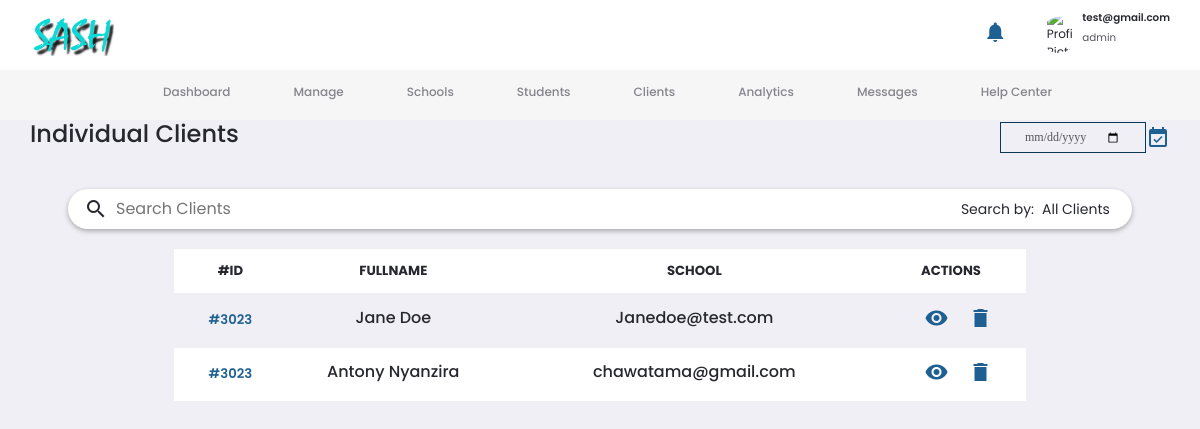
The page /clients (signed in) on the database its author committed.
### mainapp/models.py (models this page shows, shortened)
class User(db.Model, UserMixin):
    __tablename__ = 'users'
    id = db.Column(db.Integer, primary_key=True)
    firstname = db.Column(db.String(60), nullable=False)
    lastname = db.Column(db.String(60), nullable=False)
    date_of_birth = db.Column(db.DateTime, nullable=False, default=datetime.utcnow)
    gender = db.Column(db.String(60), nullable=False)
    phonenumber = db.Column(db.String(60), nullable=False)
    email = db.Column(db.String(120), nullable=False, unique=True)
    password = db.Column(db.String(120), nullable=False)
    address = db.Column(db.Text, nullable=False)
    role = db.Column(db.String(60), nullable=False)
    contract = db.Column(db.Integer, nullable=False, default=3)
    academic_transcripts = db.Column(db.String(20), nullable=False,  default="user.png")
    personal_doc = db.Column(db.String(20), nullable=False, default="user.png")
    profile_image = db.Column(db.String(20), nullable=False, default="user.png")
    clients = db.relationship('Client', backref='user_therapist', lazy=True)
    schools = db.relationship('School', backref='school_therapist', lazy=True)
    schoolssessions = db.relationship('SchoolSession', backref='session_therapist', lazy=True)
    clientsessions = db.relationship('ClientSession', backref='session_therapist', lazy=True)
    notification = db.relationship('Notifications', backref='user', lazy=True)

class Client(db.Model):
    __tablename__ = 'clients'
    id = db.Column(db.Integer, primary_key=True)
    firstname = db.Column(db.String(60), nullable=False)
    lastname = db.Column(db.String(60), nullable=False)
    date_of_birth = db.Column(db.DateTime, nullable=False,default=datetime.utcnow)
    gender = db.Column(db.String(60), nullable=False)
    phonenumber = db.Column(db.String(60), nullable=False)
    email = db.Column(db.String(120), nullable=False, unique=True)
    address = db.Column(db.Text, nullable=False)
    diagnosis = db.Column(db.Text, nullable=False)
    therapist_id = db.Column(db.Integer, db.ForeignKey('users.id'))
    reports = db.relationship('ClientReport', backref='report_client', lazy=True)
    sessions = db.relationship('ClientSession', backref='session_client', lazy=True)
    timetables = db.relationship('TimeTable', backref='timetable_client', lazy=True)

### mainapp/routes.py (the view)
@app.route('/clients')
@login_required
def clients():
  all_clients = Client.query.all()
  return render_template('clients.html', all_clients = all_clients)

### mainapp/models.py (called while the page is built)
@login_manager.user_loader
def load_user(user_id):
    return User.query.get(int(user_id))

### mainapp/templates/clients.html (shortened to what this page needs)
{% extends "admin.html" %}
{% block title %}Individual Clients{%endblock title%}
{% block content %}
  <div class="student_search">
    <div class="search-bar">
      <div>
        <span class="search-icon material-icons-sharp">search</span>
        <input type="search" id="searchclient" placeholder="Search Clients" class="search-input">
      </div>
      <div>
        <label for="searchbyclient" class="search-label">Search by:</label>
        <select name="searchbyclient" id="searchbyclient" class="search-select">
          <option value="all">All Clients</option>
        </select>
      </div>
    </div>
  </div>
  <table class="tbl-list">
    <thead>
        <tr>
            <th>#ID</th>
            <th> FULLNAME</th>
            <th class="tbl-collapse"> SCHOOL</th>
            <th> ACTIONS</th>
        </tr>
    </thead>
    <tbody>
      {% for client in all_clients %}
      <tr>
        <td>#3023</td>
        <td>
              <h4>{{client.firstname}} {{client.lastname}}</h4>
        </td>
        <td class="tbl-collapse">
          <h4>{{client.email}}</h4>
        </td>
        <td>
          <div class="tbl-actions">
              <a href="{{url_for('clientprofile', client_id=client.id)}}"><span class="material-icons">visibility</span></a>
              <a href=""><span class="material-icons-sharp">delete</span></a>
          </div>
        </td>
      </tr>
      {% endfor %}
    </tbody>
</table>
  {% endblock content%}

### mainapp/templates/admin.html (shortened to what this page needs)
<!DOCTYPE html>
<html lang="en" class="{{ 'dark-theme' if session.get('theme', 'light') == 'dark' else '' }}">
<head>
      <link href="https://cdn.jsdelivr.net/npm/bootstrap@5.0.2/dist/css/bootstrap.min.css" rel="stylesheet">
  <link rel="stylesheet" href="https://cdnjs.cloudflare.com/ajax/libs/font-awesome/6.2.0/css/all.min.css" />
  <link rel="stylesheet" href="{{url_for('static', filename='css/style.css')}}">
  <link rel="stylesheet" href="{{url_for('static', filename='css/admin.css')}}">
  <link rel="stylesheet" href="{{url_for('static', filename='css/other.css')}}">
</head>
<body>
  <nav>
    <div class="container">
      <img src="{{url_for('static', filename='images/sash.png')}}" alt="Logo" class="logo">
      <div class="profile-area">
        <div class="notify action-btn" id="notifications">
          <span class="material-icons">notifications</span>
          <span id="notification-badge-count" class="badge bg-error circle flex-center">10</span>
        </div>
        <div class="profile">
          <div class="profile-photo">
            <img src="{{profile_image}}" alt="Profile Picture">
          </div>
          <div>
            <h5>{{current_user.email}}</h5>
            <p>{{current_user.role}}</p>
          </div>
        </div>
      </div>
    </div>
  </nav>
  <main>
    <aside>
      <div class="sidebar">
        <a href="{{url_for('Home')}}" class="dash-section active" id="dashboard">
          <h4>Dashboard</h4>
        </a>
        <a href="{{url_for('manage')}}" class="dash-section" id="manage">
          <h4>Manage</h4>
        </a>
        <a href="{{url_for('schools')}}" class="dash-section" id="schools">
          <h4>Schools</h4>
        </a>
        <a href="{{url_for('students')}}" class="dash-section" id="students">
          <h4>Students</h4>
        </a>
        <a href="{{url_for('clients')}}" class="dash-section" id="users">
          <h4>Clients</h4>
        </a>
        <a href="{{url_for('analytics')}}" class="dash-section" id="analytics">
          <h4>Analytics</h4>
        </a>
        <a href="{{url_for('messages')}}" class="dash-section" id="messages">
          <h4>Messages</h4>
        </a>
        <a href="{{url_for('help_center')}}" class="dash-section" id="help-center">
          <h4>Help Center</h4>
        </a>
      </div>
    </aside>
    <section class="middle" id='middle'>
      <div class="header">
        <h1>{%block title%}Dashboard{%endblock title%}</h1>
        <div class="overview-date">
          <input type="date" title='date' value={{current_date}} readonly>
          <i class="material-icons" id="btn-all-sessions">event_available</i>
        </div>
      </div>
      <div class="middle-inner active" id="dashboard-content" >
        {% block content %}{% endblock content%}
      </div>
    </section>
  </main>
</body>
</html>

### mainapp/static/css/style.css (style rules this page uses)
:root { --primary-color:#1e6091; --secondary-color: #0b3954; }
* { box-sizing: border-box; margin: 0; padding: 0; }
body { font-family: 'Segoe UI', Tahoma, Geneva, Verdana, sans-serif; background: #333; }
a { text-decoration: none; margin-left: 15px; font-size: 1rem; cursor: pointer; }
.logo { width: 120px; height: auto; }
span { color: var(--primary-color); }
section { display: flex; flex-direction: column; align-items: center; justify-content: center; text-align: center; scroll-snap-align: center; }

### mainapp/static/css/other.css (style rules this page uses)
.header { display: flex; justify-content: space-between; align-items: center; margin-bottom: 20px; }
.header input[type="date"] { padding: 5px 10px; border: 1px solid var(--secondary-color); background: var(--primary-color); border-radius: 8px; }

### rows shown on the page
User: email "test@gmail.com", role "admin"
Client: firstname "Jane", lastname "Doe", email "Janedoe@test.com"
Client: firstname "Antony", lastname "Nyanzira", email "chawatama@gmail.com"
